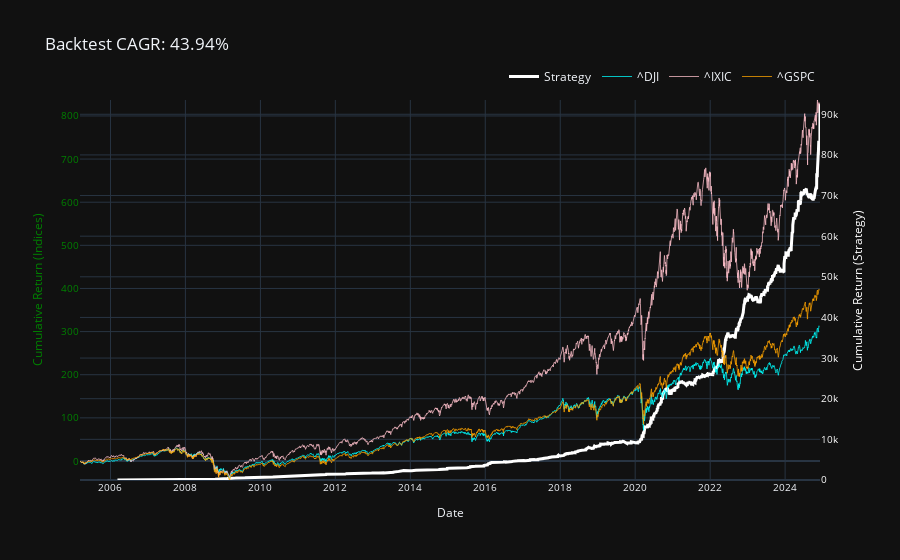

The notebook cell this image was saved under:
### Markdown cell above
### This below function calculates profit/loss from the orders  **(exitPrice - entryPrice) * orderQuantity**

This function also plot the progress lines for 3 indexes provided earlier.

### Code cell
starting_capital = 72181
trade_df_by_date = strategy_reporter.create_data_input_for_cumulative_returns_and_indices(final_list, index_data_dict, starting_capital)
strategy_reporter.plot_cumulative_returns_and_indices(trade_df_by_date, index_data_dict)

### Figure 1 — Plotly figure (JSON) as saved in the notebook; plotly's stock layout.template omitted (floating-point values rounded to 4 significant figures; data arrays with more than 128 entries replaced by an {"elided": "..."} marker saying what was removed)
{"data": [{"line": {"color": "white", "width": 3}, "mode": "lines", "name": "Strategy", "type": "scatter", "x": {"elided": "6847 str values"}, "y": {"elided": "6847 float values"}, "yaxis": "y"}, {"line": {"color": "cyan", "width": 0.75}, "mode": "lines", "name": "^DJI", "type": "scatter", "x": {"elided": "4965 str values"}, "y": {"elided": "4965 float values"}, "yaxis": "y2"}, {"line": {"color": "pink", "width": 0.75}, "mode": "lines", "name": "^IXIC", "type": "scatter", "x": {"elided": "4965 str values"}, "y": {"elided": "4965 float values"}, "yaxis": "y2"}, {"line": {"color": "orange", "width": 0.75}, "mode": "lines", "name": "^GSPC", "type": "scatter", "x": {"elided": "4965 str values"}, "y": {"elided": "4965 float values"}, "yaxis": "y2"}], "layout": {"autosize": true, "legend": {"orientation": "h", "x": 1, "xanchor": "right", "y": 1.1, "yanchor": "top"}, "title": {"text": "Backtest CAGR: 43.94%"}, "xaxis": {"tickfont": {"size": 10}, "title": {"font": {"size": 12}, "text": "Date"}}, "yaxis": {"range": [-8.121, 93510.0], "side": "right", "tickfont": {"color": "white", "size": 10}, "title": {"font": {"color": "white", "size": 12}, "text": "Cumulative Return (Strategy)"}}, "yaxis2": {"overlaying": "y", "range": [-44.05, 837.0], "side": "left", "tickfont": {"color": "green", "size": 10}, "title": {"font": {"color": "green", "size": 12}, "text": "Cumulative Return (Indices)"}}}}
